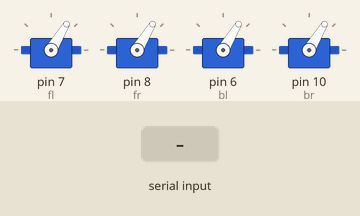
This sketch was run on a simulated Arduino Uno, built with avr-gcc and run on an emulated ATmega328P. Parts: 4 × servo. Inputs (shaded band) come from the test bench. Random numbers use the default seed unless the sketch sets one; what the sketch prints to the serial monitor is not drawn.

Above: at 1.25 s.
1.3 s: "90,45\n" received over Serial
4.3 s: "90\n" received over Serial
Timing chart, 0 to 13.3 s (numbered marks = the images above; inputs shaded):
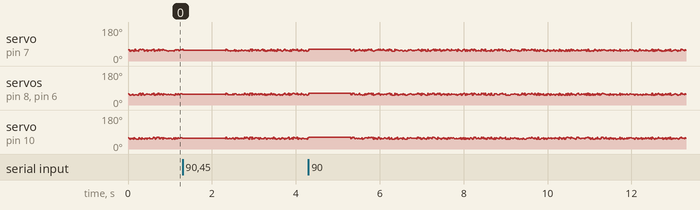

The sketch:

test_max_speed.ino
```cpp
#include <ServoTimer2.h>

//we start at the top,then move to bottom within 2 seconds of turning on to set throttle range.
int value = 1000; // set values you need to zero
int input_value = 0;
int min=1000;
int max=2000;

ServoTimer2 fl;
ServoTimer2 fr;
ServoTimer2 bl;
ServoTimer2 br;

void setup() {

  fl.attach(7);
  fr.attach(8);
  bl.attach(6);
  br.attach(10);

  Serial.begin(4800);    // start serial at 9600 baud

  fl.write(value);
  fr.write(value);
  bl.write(value);
  br.write(value);


}

void loop() {

  if(Serial.available()) {
    input_value = Serial.parseInt();    // Parse an Integer from Serial
      if(input_value > 0){
      value=input_value;
      Serial.print("Send value:");
      Serial.println(value);

    }
  }
 value =random(1070, 1180);
  fl.write(value);
  fr.write(value);
  bl.write(value);
  br.write(value);
  //delayMicroseconds(1000);

}
```
